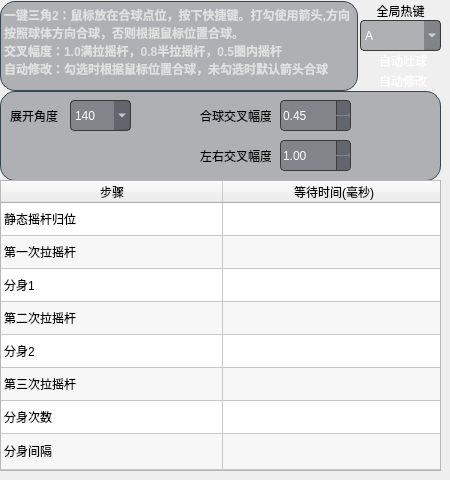
    <widget class="QWidget" name="page_4">
     <widget class="QCheckBox" name="checkBox_24">
      <property name="geometry">
       <rect>
        <x>360</x>
        <y>70</y>
        <width>81</width>
        <height>21</height>
       </rect>
      </property>
      <property name="styleSheet">
       <string notr="true">QCheckBox{
	background-color: transparent;
color:white;
}
QCheckBox::indicator:unchecked{
border-image: url(:/D:/复选框-未选.svg);
Width:20px;
Height:20px;
}
QCheckBox::indicator:checked{
border-image: url(:/D:/复选选中 (1).svg);
Width:20px;
Height:20px;
}</string>
      </property>
      <property name="text">
       <string>自动修改</string>
      </property>
     </widget>
     <widget class="QTableWidget" name="tableWidget_2">
      <property name="enabled">
       <bool>true</bool>
      </property>
      <property name="geometry">
       <rect>
        <x>0</x>
        <y>180</y>
        <width>441</width>
        <height>291</height>
       </rect>
      </property>
      <property name="sizePolicy">
       <sizepolicy hsizetype="Fixed" vsizetype="Fixed">
        <horstretch>0</horstretch>
        <verstretch>0</verstretch>
       </sizepolicy>
      </property>
      <property name="minimumSize">
       <size>
        <width>0</width>
        <height>0</height>
       </size>
      </property>
      <property name="maximumSize">
       <size>
        <width>591</width>
        <height>381</height>
       </size>
      </property>
      <property name="focusPolicy">
       <enum>Qt::FocusPolicy::ClickFocus</enum>
      </property>
      <property name="frameShape">
       <enum>QFrame::Shape::StyledPanel</enum>
      </property>
      <property name="lineWidth">
       <number>1</number>
      </property>
      <property name="midLineWidth">
       <number>0</number>
      </property>
      <property name="verticalScrollBarPolicy">
       <enum>Qt::ScrollBarPolicy::ScrollBarAlwaysOff</enum>
      </property>
      <property name="horizontalScrollBarPolicy">
       <enum>Qt::ScrollBarPolicy::ScrollBarAlwaysOff</enum>
      </property>
      <property name="autoScroll">
       <bool>false</bool>
      </property>
      <property name="dragDropOverwriteMode">
       <bool>true</bool>
      </property>
      <property name="alternatingRowColors">
       <bool>true</bool>
      </property>
      <property name="verticalScrollMode">
       <enum>QAbstractItemView::ScrollMode::ScrollPerItem</enum>
      </property>
      <property name="updateThreshold">
       <number>200</number>
      </property>
      <property name="showGrid">
       <bool>true</bool>
      </property>
      <property name="gridStyle">
       <enum>Qt::PenStyle::SolidLine</enum>
      </property>
      <property name="sortingEnabled">
       <bool>false</bool>
      </property>
      <property name="cornerButtonEnabled">
       <bool>true</bool>
      </property>
      <property name="rowCount">
       <number>8</number>
      </property>
      <attribute name="horizontalHeaderVisible">
       <bool>true</bool>
      </attribute>
      <attribute name="horizontalHeaderCascadingSectionResizes">
       <bool>false</bool>
      </attribute>
      <attribute name="horizontalHeaderMinimumSectionSize">
       <number>24</number>
      </attribute>
      <attribute name="horizontalHeaderDefaultSectionSize">
       <number>222</number>
      </attribute>
      <attribute name="horizontalHeaderHighlightSections">
       <bool>true</bool>
      </attribute>
      <attribute name="horizontalHeaderShowSortIndicator" stdset="0">
       <bool>false</bool>
      </attribute>
      <attribute name="horizontalHeaderStretchLastSection">
       <bool>false</bool>
      </attribute>
      <attribute name="verticalHeaderVisible">
       <bool>false</bool>
      </attribute>
      <attribute name="verticalHeaderCascadingSectionResizes">
       <bool>false</bool>
      </attribute>
      <attribute name="verticalHeaderMinimumSectionSize">
       <number>23</number>
      </attribute>
      <attribute name="verticalHeaderDefaultSectionSize">
       <number>33</number>
      </attribute>
      <attribute name="verticalHeaderHighlightSections">
       <bool>false</bool>
      </attribute>
      <attribute name="verticalHeaderShowSortIndicator" stdset="0">
       <bool>false</bool>
      </attribute>
      <attribute name="verticalHeaderStretchLastSection">
       <bool>true</bool>
      </attribute>
      <row/>
      <row/>
      <row/>
      <row/>
      <row/>
      <row/>
      <row/>
      <row/>
      <column>
       <property name="text">
        <string>步骤</string>
       </property>
       <property name="background">
        <color>
         <red>69</red>
         <green>83</green>
         <blue>100</blue>
        </color>
       </property>
      </column>
      <column>
       <property name="text">
        <string>等待时间(毫秒)</string>
       </property>
       <property name="background">
        <color>
         <red>69</red>
         <green>83</green>
         <blue>100</blue>
        </color>
       </property>
      </column>
      <item row="0" column="0">
       <property name="text">
        <string>静态摇杆归位</string>
       </property>
       <property name="flags">
        <set>ItemIsEnabled</set>
       </property>
      </item>
      <item row="1" column="0">
       <property name="text">
        <string>第一次拉摇杆</string>
       </property>
       <property name="flags">
        <set>ItemIsEnabled</set>
       </property>
      </item>
      <item row="2" column="0">
       <property name="text">
        <string>分身1</string>
       </property>
       <property name="flags">
        <set>ItemIsEnabled</set>
       </property>
      </item>
      <item row="3" column="0">
       <property name="text">
        <string>第二次拉摇杆</string>
       </property>
       <property name="flags">
        <set>ItemIsEnabled</set>
       </property>
      </item>
      <item row="4" column="0">
       <property name="text">
        <string>分身2</string>
       </property>
       <property name="flags">
        <set>ItemIsEnabled</set>
       </property>
      </item>
      <item row="5" column="0">
       <property name="text">
        <string>第三次拉摇杆</string>
       </property>
       <property name="flags">
        <set>ItemIsEnabled</set>
       </property>
      </item>
      <item row="6" column="0">
       <property name="text">
        <string>分身次数</string>
       </property>
       <property name="flags">
        <set>ItemIsEnabled</set>
       </property>
      </item>
      <item row="7" column="0">
       <property name="text">
        <string>分身间隔</string>
       </property>
       <property name="flags">
        <set>ItemIsEnabled</set>
       </property>
      </item>
     </widget>
     <widget class="QLabel" name="label_107">
      <property name="geometry">
       <rect>
        <x>0</x>
        <y>0</y>
        <width>358</width>
        <height>91</height>
       </rect>
      </property>
      <property name="styleSheet">
       <string notr="true">font-weight: bold;
    border: 1px solid #37474F;
    border-radius: 4px;
    margin-top: 1px;
    padding-top: 1px;
    background-color: rgba(23, 28, 40,0.3);
    color: #E0E0E0;
    font-size: 12px;
border-radius: 15px;</string>
      </property>
      <property name="text">
       <string>一键三角2：鼠标放在合球点位，按下快捷键。打勾使用箭头,方向按照球体方向合球，否则根据鼠标位置合球。  
交叉幅度：1.0满拉摇杆，0.8半拉摇杆，0.5圈内摇杆  
自动修改：勾选时根据鼠标位置合球，未勾选时默认箭头合球 </string>
      </property>
      <property name="textFormat">
       <enum>Qt::TextFormat::PlainText</enum>
      </property>
      <property name="alignment">
       <set>Qt::AlignmentFlag::AlignLeading|Qt::AlignmentFlag::AlignLeft|Qt::AlignmentFlag::AlignTop</set>
      </property>
      <property name="wordWrap">
       <bool>true</bool>
      </property>
     </widget>
     <widget class="QDoubleSpinBox" name="doubleSpinBox_16">
      <property name="geometry">
       <rect>
        <x>280</x>
        <y>140</y>
        <width>71</width>
        <height>31</height>
       </rect>
      </property>
      <property name="styleSheet">
       <string notr="true">/* 深色模式 QDoubleSpinBox 美化 */
QDoubleSpinBox {
	 border: 1px solid #37474F;
    background-color: rgba(23, 28, 40,0.3);
    color: #FFFFFF;                 /* 白色文字 */
    border: 1px solid #3A3A3A;      /* 中灰色边框 */
    border-radius: 4px;             /* 圆角 */
    font: 10pt &quot;Microsoft YaHei UI&quot;; /* 微软雅黑字体 */
   /*selection-background-color: #19232D; /* 选中文本背景-主色调 */
    selection-color: white;         /* 选中文本颜色 */
}


/* 上下按钮区域 */
QDoubleSpinBox::up-button, QDoubleSpinBox::down-button {
   background-color: rgba(23, 28, 40,0.3);      /* 按钮背景 */
    border-left: 1px solid #3A3A3A; /* 左侧分隔线 */
    width: 13px;                   /* 按钮宽度 */
   border-top-right-radius: 3px;   /* 右上圆角 */
    border-bottom-right-radius: 3px;/* 右下圆角 */
}

/* 按钮悬停效果 */
QDoubleSpinBox::up-button:hover, QDoubleSpinBox::down-button:hover {
    background-color: rgb(66, 79, 95);      /* 悬停变亮 */
}

/* 按钮按下效果 */
QDoubleSpinBox::up-button:pressed, QDoubleSpinBox::down-button:pressed {
    background-color: rgb(66, 79, 95);     /* 按下变暗 */
}

/* 上下箭头图标 */
QDoubleSpinBox::up-arrow {
    image: url(:/D:/drop-up.svg); /* 浅色上箭头 */
    width: 12px;
    height: 12px;
}

QDoubleSpinBox::down-arrow {
    image: url(:/D:/drop-down.svg); /* 浅色下箭头 */
    width: 12px;
    height: 12px;
}

/* 禁用状态 */
QDoubleSpinBox:disabled {
    background-color: #1A1A1A;      /* 更暗背景 */
    color: #7A7A7A;                 /* 灰色文字 */
    border: 1px solid #2D2D2D;      /* 深灰边框 */
}

/* 鼠标悬停效果 */
QDoubleSpinBox:hover {
    border: 1px solid #4A4A4A;      /* 边框变亮 */
}
</string>
      </property>
      <property name="maximum">
       <double>1.000000000000000</double>
      </property>
      <property name="singleStep">
       <double>0.010000000000000</double>
      </property>
      <property name="value">
       <double>1.000000000000000</double>
      </property>
     </widget>
     <widget class="QLabel" name="label_17">
      <property name="geometry">
       <rect>
        <x>10</x>
        <y>100</y>
        <width>51</width>
        <height>31</height>
       </rect>
      </property>
      <property name="styleSheet">
       <string notr="true">background-color: transparent;</string>
      </property>
      <property name="text">
       <string>展开角度</string>
      </property>
     </widget>
     <widget class="QComboBox" name="comboBox_8">
      <property name="geometry">
       <rect>
        <x>70</x>
        <y>100</y>
        <width>61</width>
        <height>31</height>
       </rect>
      </property>
      <property name="styleSheet">
       <string notr="true">/* 深色模式 QDoubleSpinBox 美化 */
QComboBox {
   background-color: rgba(23, 28, 40,0.3);     /* 深灰背景 */
    color: #FFFFFF;                 /* 白色文字 */
    border: 1px solid #3A3A3A;      /* 中灰色边框 */
    border-radius: 4px;             /* 圆角 */
	font:10pt &quot;Segoe UI&quot;;
    selection-color: white;         /* 选中文本颜色 */
}

QComboBox::drop-down {
	padding:7px 3px;
    image: url(:/D:/drop-down.svg); /* 浅色下箭头 */
    width: 15px;
    height: 15px;
}

/* 禁用状态 */
QComboBox:disabled {
    background-color: #1A1A1A;      /* 更暗背景 */
    color: #7A7A7A;                 /* 灰色文字 */
    border: 1px solid #2D2D2D;      /* 深灰边框 */
}

/* 鼠标悬停效果 */
QComboBox:hover {
    border: 1px solid #4A4A4A;      /* 边框变亮 */
}
</string>
      </property>
      <item>
       <property name="text">
        <string>140</string>
       </property>
      </item>
      <item>
       <property name="text">
        <string>150</string>
       </property>
      </item>
      <item>
       <property name="text">
        <string>160</string>
       </property>
      </item>
      <item>
       <property name="text">
        <string>170</string>
       </property>
      </item>
      <item>
       <property name="text">
        <string>180</string>
       </property>
      </item>
      <item>
       <property name="text">
        <string>190</string>
       </property>
      </item>
      <item>
       <property name="text">
        <string>200</string>
       </property>
      </item>
      <item>
       <property name="text">
        <string>210</string>
       </property>
      </item>
      <item>
       <property name="text">
        <string>220</string>
       </property>
      </item>
     </widget>
     <widget class="QLabel" name="label_19">
      <property name="geometry">
       <rect>
        <x>200</x>
        <y>140</y>
        <width>71</width>
        <height>31</height>
       </rect>
      </property>
      <property name="styleSheet">
       <string notr="true">background-color: transparent;</string>
      </property>
      <property name="text">
       <string>左右交叉幅度</string>
      </property>
     </widget>
     <widget class="QLabel" name="label_18">
      <property name="geometry">
       <rect>
        <x>200</x>
        <y>100</y>
        <width>71</width>
        <height>31</height>
       </rect>
      </property>
      <property name="styleSheet">
       <string notr="true">background-color: transparent;</string>
      </property>
      <property name="text">
       <string>合球交叉幅度</string>
      </property>
     </widget>
     <widget class="QDoubleSpinBox" name="doubleSpinBox_18">
      <property name="geometry">
       <rect>
        <x>280</x>
        <y>100</y>
        <width>71</width>
        <height>31</height>
       </rect>
      </property>
      <property name="styleSheet">
       <string notr="true">/* 深色模式 QDoubleSpinBox 美化 */
QDoubleSpinBox {
	 border: 1px solid #37474F;
    background-color: rgba(23, 28, 40,0.3);
    color: #FFFFFF;                 /* 白色文字 */
    border: 1px solid #3A3A3A;      /* 中灰色边框 */
    border-radius: 4px;             /* 圆角 */
    font: 10pt &quot;Microsoft YaHei UI&quot;; /* 微软雅黑字体 */
   /*selection-background-color: #19232D; /* 选中文本背景-主色调 */
    selection-color: white;         /* 选中文本颜色 */
}


/* 上下按钮区域 */
QDoubleSpinBox::up-button, QDoubleSpinBox::down-button {
   background-color: rgba(23, 28, 40,0.3);      /* 按钮背景 */
    border-left: 1px solid #3A3A3A; /* 左侧分隔线 */
    width: 13px;                   /* 按钮宽度 */
   border-top-right-radius: 3px;   /* 右上圆角 */
    border-bottom-right-radius: 3px;/* 右下圆角 */
}

/* 按钮悬停效果 */
QDoubleSpinBox::up-button:hover, QDoubleSpinBox::down-button:hover {
    background-color: rgb(66, 79, 95);      /* 悬停变亮 */
}

/* 按钮按下效果 */
QDoubleSpinBox::up-button:pressed, QDoubleSpinBox::down-button:pressed {
    background-color: rgb(66, 79, 95);     /* 按下变暗 */
}

/* 上下箭头图标 */
QDoubleSpinBox::up-arrow {
    image: url(:/D:/drop-up.svg); /* 浅色上箭头 */
    width: 12px;
    height: 12px;
}

QDoubleSpinBox::down-arrow {
    image: url(:/D:/drop-down.svg); /* 浅色下箭头 */
    width: 12px;
    height: 12px;
}

/* 禁用状态 */
QDoubleSpinBox:disabled {
    background-color: #1A1A1A;      /* 更暗背景 */
    color: #7A7A7A;                 /* 灰色文字 */
    border: 1px solid #2D2D2D;      /* 深灰边框 */
}

/* 鼠标悬停效果 */
QDoubleSpinBox:hover {
    border: 1px solid #4A4A4A;      /* 边框变亮 */
}
</string>
      </property>
      <property name="maximum">
       <double>1.000000000000000</double>
      </property>
      <property name="singleStep">
       <double>0.010000000000000</double>
      </property>
      <property name="value">
       <double>0.450000000000000</double>
      </property>
     </widget>
     <widget class="QLabel" name="label_108">
      <property name="geometry">
       <rect>
        <x>0</x>
        <y>90</y>
        <width>441</width>
        <height>91</height>
       </rect>
      </property>
      <property name="styleSheet">
       <string notr="true">font-weight: bold;
    border: 1px solid #37474F;
    border-radius: 4px;
    margin-top: 1px;
    padding-top: 1px;
    background-color: rgba(23, 28, 40,0.3);
    color: #E0E0E0;
    font-size: 12px;
border-radius: 15px;</string>
      </property>
      <property name="text">
       <string/>
      </property>
     </widget>
     <widget class="QLabel" name="label_16">
      <property name="geometry">
       <rect>
        <x>360</x>
        <y>0</y>
        <width>81</width>
        <height>21</height>
       </rect>
      </property>
      <property name="text">
       <string>全局热键</string>
      </property>
      <property name="alignment">
       <set>Qt::AlignmentFlag::AlignCenter</set>
      </property>
     </widget>
     <widget class="QCheckBox" name="checkBox_21">
      <property name="geometry">
       <rect>
        <x>360</x>
        <y>50</y>
        <width>81</width>
        <height>21</height>
       </rect>
      </property>
      <property name="styleSheet">
       <string notr="true">QCheckBox{
	background-color: transparent;
color:white;
}
QCheckBox::indicator:unchecked{
border-image: url(:/D:/复选框-未选.svg);
Width:20px;
Height:20px;
}
QCheckBox::indicator:checked{
border-image: url(:/D:/复选选中 (1).svg);
Width:20px;
Height:20px;
}</string>
      </property>
      <property name="text">
       <string>自动吐球</string>
      </property>
     </widget>
     <widget class="QComboBox" name="comboBox_7">
      <property name="geometry">
       <rect>
        <x>360</x>
        <y>20</y>
        <width>81</width>
        <height>31</height>
       </rect>
      </property>
      <property name="sizePolicy">
       <sizepolicy hsizetype="Preferred" vsizetype="Fixed">
        <horstretch>0</horstretch>
        <verstretch>0</verstretch>
       </sizepolicy>
      </property>
      <property name="styleSheet">
       <string notr="true">/* 深色模式 QDoubleSpinBox 美化 */
QComboBox {
   background-color: rgba(23, 28, 40,0.3);     /* 深灰背景 */
    color: #FFFFFF;                 /* 白色文字 */
    border: 1px solid #3A3A3A;      /* 中灰色边框 */
    border-radius: 4px;             /* 圆角 */
	font:10pt &quot;Segoe UI&quot;;
    selection-color: white;         /* 选中文本颜色 */
}

QComboBox::drop-down {
	padding:7px 3px;
    image: url(:/D:/drop-down.svg); /* 浅色下箭头 */
    width: 15px;
    height: 15px;
}

/* 禁用状态 */
QComboBox:disabled {
    background-color: #1A1A1A;      /* 更暗背景 */
    color: #7A7A7A;                 /* 灰色文字 */
    border: 1px solid #2D2D2D;      /* 深灰边框 */
}

/* 鼠标悬停效果 */
QComboBox:hover {
    border: 1px solid #4A4A4A;      /* 边框变亮 */
}
</string>
      </property>
      <property name="frame">
       <bool>true</bool>
      </property>
      <item>
       <property name="text">
        <string>A</string>
       </property>
      </item>
      <item>
       <property name="text">
        <string>B</string>
       </property>
      </item>
      <item>
       <property name="text">
        <string>C</string>
       </property>
      </item>
      <item>
       <property name="text">
        <string>D</string>
       </property>
      </item>
      <item>
       <property name="text">
        <string>E</string>
       </property>
      </item>
      <item>
       <property name="text">
        <string>F</string>
       </property>
      </item>
      <item>
       <property name="text">
        <string>G</string>
       </property>
      </item>
      <item>
       <property name="text">
        <string>H</string>
       </property>
      </item>
      <item>
       <property name="text">
        <string>I</string>
       </property>
      </item>
      <item>
       <property name="text">
        <string>J</string>
       </property>
      </item>
      <item>
       <property name="text">
        <string>K</string>
       </property>
      </item>
      <item>
       <property name="text">
        <string>L</string>
       </property>
      </item>
      <item>
       <property name="text">
        <string>M</string>
       </property>
      </item>
      <item>
       <property name="text">
        <string>N</string>
       </property>
      </item>
      <item>
       <property name="text">
        <string>O</string>
       </property>
      </item>
      <item>
       <property name="text">
        <string>P</string>
       </property>
      </item>
      <item>
       <property name="text">
        <string>Q</string>
       </property>
      </item>
      <item>
       <property name="text">
        <string>R</string>
       </property>
      </item>
      <item>
       <property name="text">
        <string>S</string>
       </property>
      </item>
      <item>
       <property name="text">
        <string>T</string>
       </property>
      </item>
      <item>
       <property name="text">
        <string>U</string>
       </property>
      </item>
      <item>
       <property name="text">
        <string>V</string>
       </property>
      </item>
      <item>
       <property name="text">
        <string>W</string>
       </property>
      </item>
      <item>
       <property name="text">
        <string>X</string>
       </property>
      </item>
      <item>
       <property name="text">
        <string>Y</string>
       </property>
      </item>
      <item>
       <property name="text">
        <string>Z</string>
       </property>
      </item>
      <item>
       <property name="text">
        <string>1</string>
       </property>
      </item>
      <item>
       <property name="text">
        <string>2</string>
       </property>
      </item>
      <item>
       <property name="text">
        <string>3</string>
       </property>
      </item>
      <item>
       <property name="text">
        <string>4</string>
       </property>
      </item>
      <item>
       <property name="text">
        <string>5</string>
       </property>
      </item>
      <item>
       <property name="text">
        <string>6</string>
       </property>
      </item>
      <item>
       <property name="text">
        <string>7</string>
       </property>
      </item>
      <item>
       <property name="text">
        <string>8</string>
       </property>
      </item>
      <item>
       <property name="text">
        <string>9</string>
       </property>
      </item>
      <item>
       <property name="text">
        <string>0</string>
       </property>
      </item>
      <item>
       <property name="text">
        <string>空格</string>
       </property>
      </item>
      <item>
       <property name="text">
        <string>~</string>
       </property>
      </item>
     </widget>
     <zorder>label_108</zorder>
     <zorder>checkBox_24</zorder>
     <zorder>tableWidget_2</zorder>
     <zorder>label_107</zorder>
     <zorder>doubleSpinBox_16</zorder>
     <zorder>label_17</zorder>
     <zorder>comboBox_8</zorder>
     <zorder>label_19</zorder>
     <zorder>label_18</zorder>
     <zorder>doubleSpinBox_18</zorder>
     <zorder>label_16</zorder>
     <zorder>checkBox_21</zorder>
     <zorder>comboBox_7</zorder>
    </widget>
